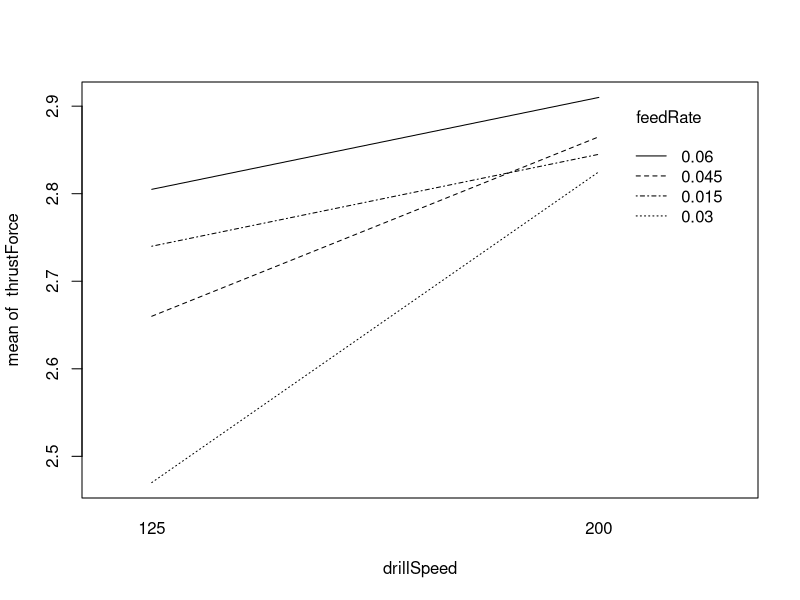
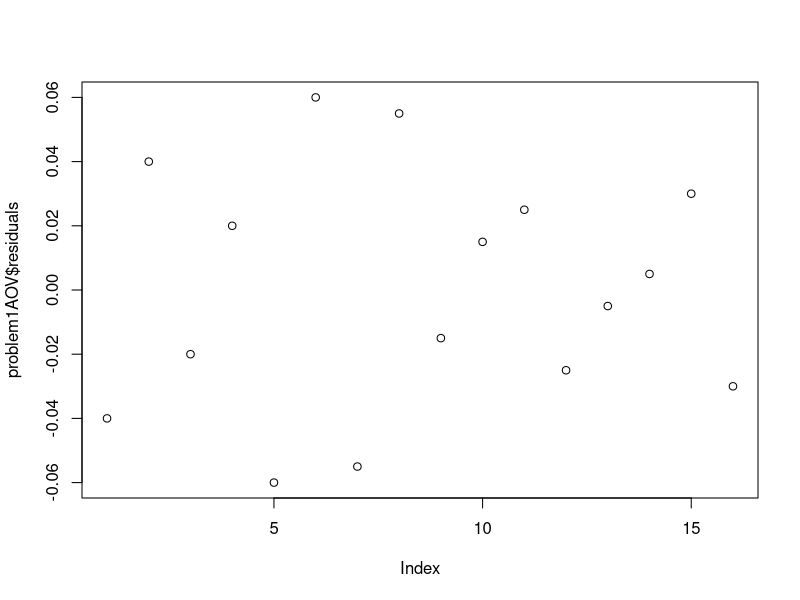
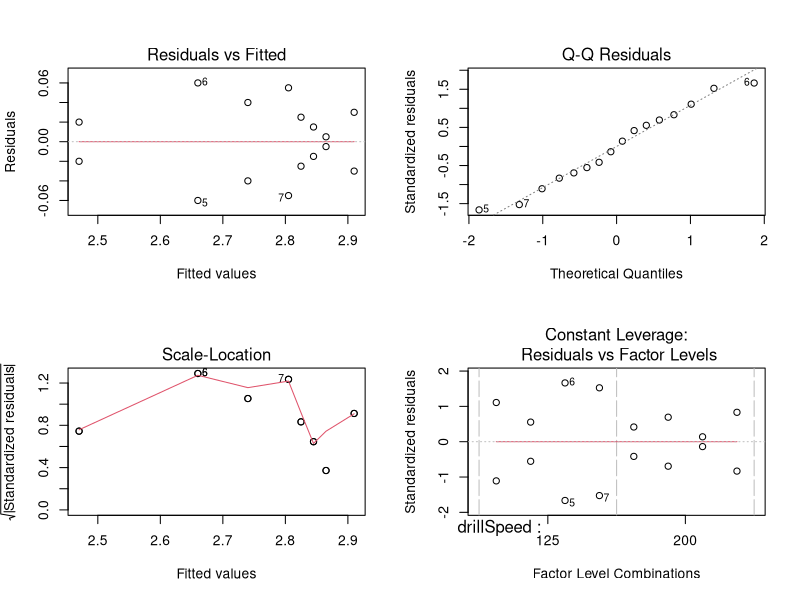
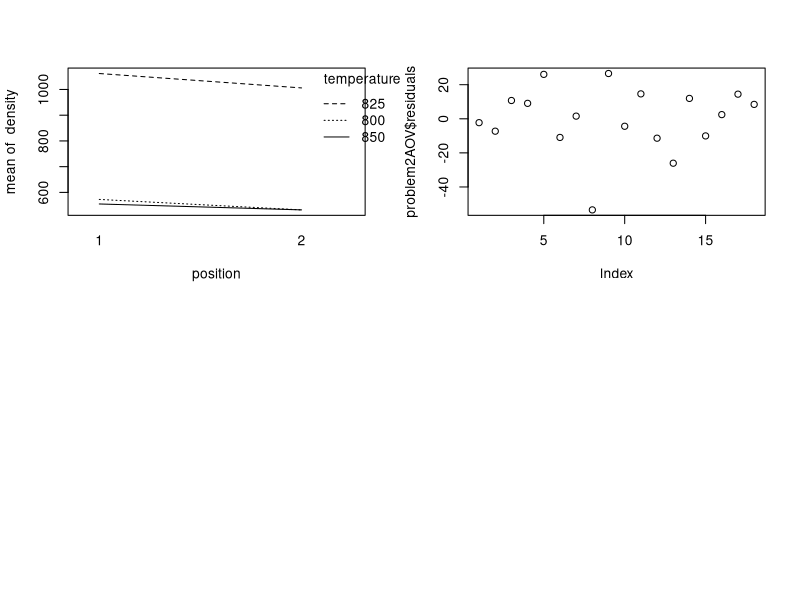
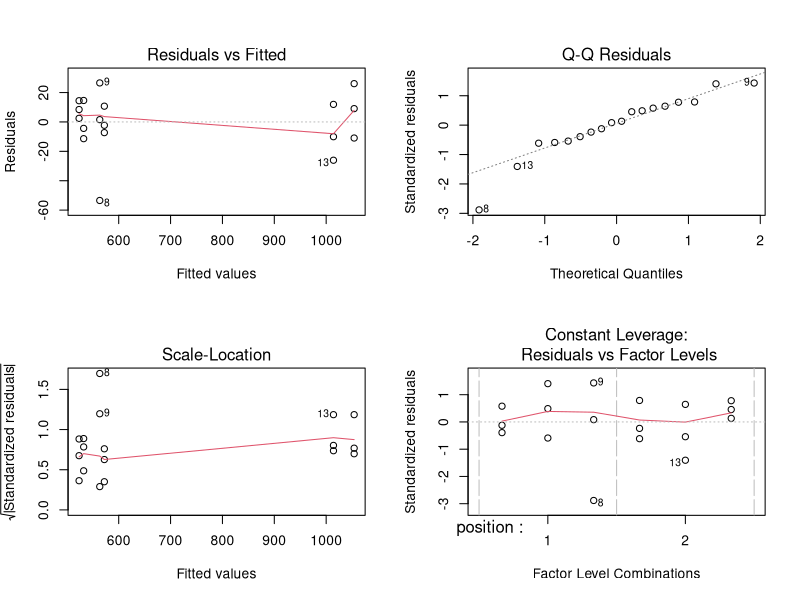
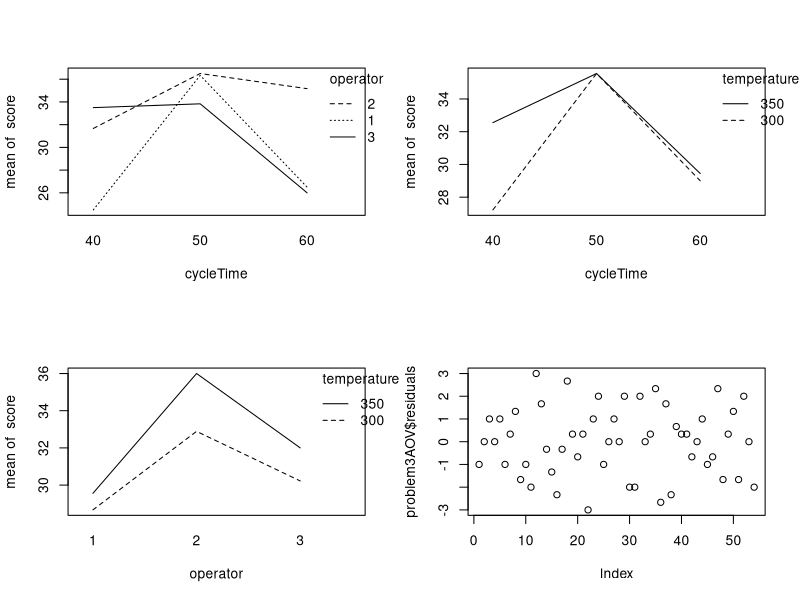
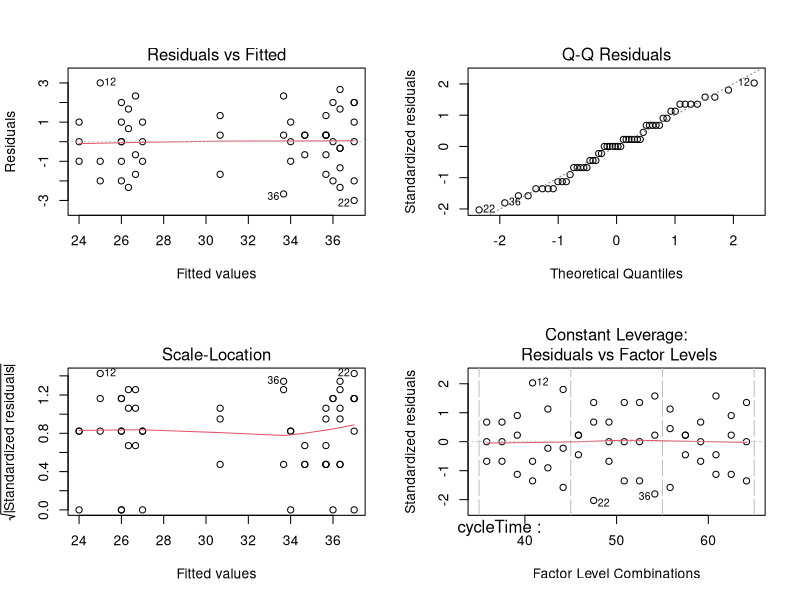
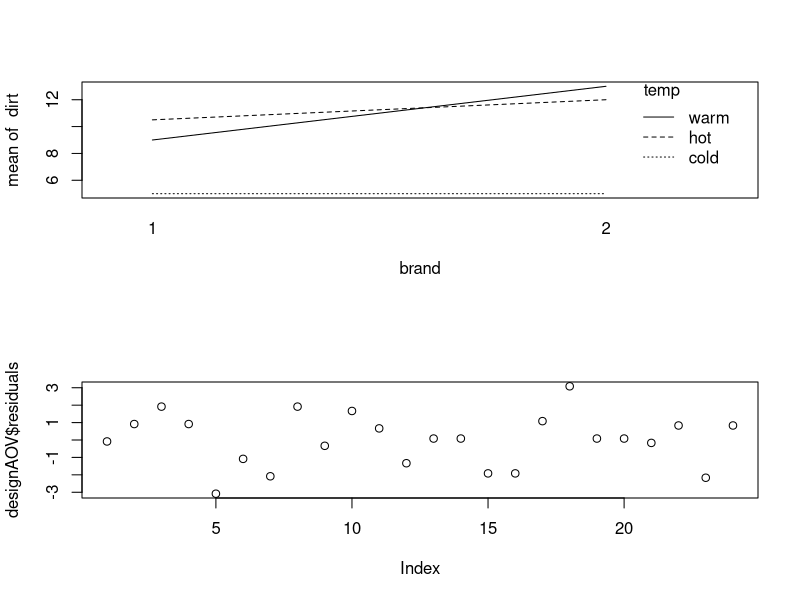

Write the R code that produced these figures, in order.
########################################
# Dallin Romney                        #
########################################

rm(list = ls()) # Clear workspace
cat("\014")     # Clear console (control + L)

############## PART I: Open Stats Problems ##############

########## Problem 5-7

drillSpeed  = factor(c(rep(125, 8), rep(200, 8)))
feedRate    = factor(rep(c(rep(0.015, 2), rep(0.030, 2), rep(0.045, 2), rep(0.060, 2)), 2))
thrustForce = c(2.70, 2.78, 2.45, 2.49, 2.60, 2.72, 2.75, 2.86,
                2.83, 2.86, 2.85, 2.80, 2.86, 2.87, 2.94, 2.88)

# Create a dataframe from the factors and response variable
problem1Data = data.frame(drillSpeed, feedRate, thrustForce, stringsAsFactors = FALSE)

with(problem1Data, interaction.plot(drillSpeed, feedRate, thrustForce))

problem1AOV0 = aov(thrustForce~drillSpeed+feedRate, data = problem1Data)
summary(problem1AOV0)

problem1AOV = aov(thrustForce~drillSpeed*feedRate, data = problem1Data)
summary(problem1AOV)

# Check assumptions, look at residuals
plot(problem1AOV$residuals)

par(mfrow=c(2,2))
plot(problem1AOV)

########## Problem 5-11

position    = factor(c(rep(1, 9), rep(2, 9)))
temperature = factor(rep(c(rep(800, 3), rep(825, 3), rep(850, 3)), 2))
density     = c(570, 565, 583, 1063, 1080, 1043, 565, 510, 590,
                528, 547, 521, 988, 1026, 1004, 526, 538, 532)


# Create a dataframe from the factors and response variable
problem2Data = data.frame(position, temperature, density, stringsAsFactors = FALSE)

with(problem2Data, interaction.plot(position, temperature, density))

problem2AOV = aov(density~position+temperature, data = problem2Data)
summary(problem2AOV)

# Check assumptions, look at residuals
plot(problem2AOV$residuals)

par(mfrow=c(2,2))
plot(problem2AOV)

########## Problem 5-17
cycleTime    = factor(c(rep(40, 18), rep(50, 18), rep(60, 18)))
temperature  = factor(rep(c(rep(300, 9), rep(350, 9)), 3))
operator     = factor(rep(c(1, 1, 1, 2, 2, 2, 3, 3, 3), 6))
score = c(23, 24, 25, 27, 28, 26, 31, 32, 29, 24, 23, 28, 38, 36, 35, 34, 36, 39,
          36, 35, 36, 34, 38, 39, 33, 34, 35, 37, 39, 35, 34, 38, 36, 34, 36, 31,
          28, 24, 27, 35, 35, 34, 26, 27, 25, 26, 29, 25, 36, 37, 34, 28, 26, 24)

# Create a dataframe from the factors and response variable
problem3Data = data.frame(cycleTime, temperature, operator, score, stringsAsFactors = FALSE)

with(problem3Data, interaction.plot(cycleTime, operator, score))
with(problem3Data, interaction.plot(cycleTime, temperature, score))
with(problem3Data, interaction.plot(operator, temperature, score))

problem3AOV = aov(score~cycleTime*temperature*operator, data = problem3Data)
summary(problem3AOV)

# Check assumptions, look at residuals
plot(problem3AOV$residuals)

par(mfrow=c(2,2))
plot(problem3AOV)

############## PART II: Multi-Factor Design Problem ##############

brand = factor(c(rep(1, 12), rep(2, 12)))
temp  = factor(rep(c(rep('cold', 4), rep('warm', 4), rep('hot', 4)), 2))
dirt  = c(4, 5, 6, 5,  7,  9,  8, 12, 10, 12, 11, 9, 
          6, 6, 4, 4, 13, 15, 12, 12, 12, 13, 10, 13)

# Create a dataframe from the factors and response variable
designData = data.frame(brand, temp, dirt, stringsAsFactors = FALSE)

par(mfrow=c(2,1))
with(designData, interaction.plot(brand, temp, dirt))

designAOV = aov(dirt~brand+temp, data = designData)
summary(designAOV)

# Check assumptions, look at residuals
plot(designAOV$residuals)

par(mfrow=c(2,2))
plot(designAOV)

